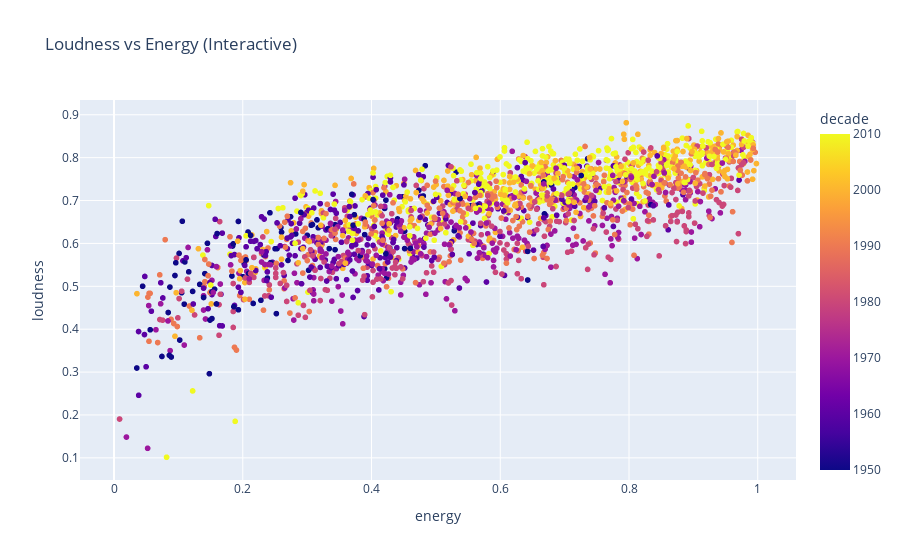
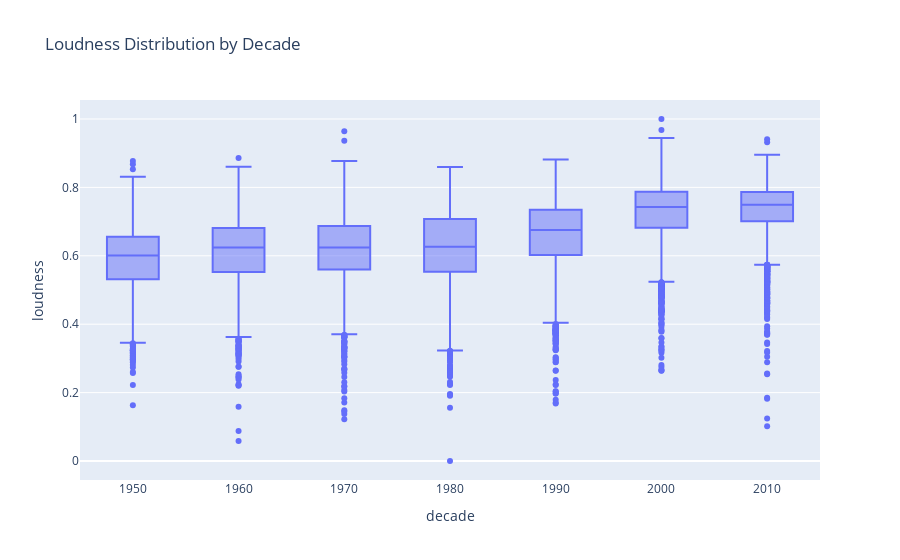

Source (notebook cell) for these figures, in order:
### Markdown cell above
15. Using Plotly to make interactive scatter and box plot charts.

### Code cell
# Interactive scatter: loudness vs energy
fig = px.scatter(df.sample(2000),
                 x='energy', y='loudness',
                 color='decade',
                 title='Loudness vs Energy (Interactive)')
fig.show()

# Interactive box plot: loudness by decade
fig = px.box(df, x='decade', y='loudness',
             title='Loudness Distribution by Decade')
fig.show()

### Figure 1 — Plotly figure (JSON) as saved in the notebook; plotly's stock layout.template omitted (floating-point values rounded to 4 significant figures; data arrays with more than 128 entries replaced by an {"elided": "..."} marker saying what was removed)
{"data": [{"hovertemplate": "energy=%{x}<br>loudness=%{y}<br>decade=%{marker.color}<extra></extra>", "legendgroup": "", "marker": {"color": {"elided": "2000 int values"}, "coloraxis": "coloraxis", "symbol": "circle"}, "mode": "markers", "name": "", "showlegend": false, "type": "scattergl", "x": {"elided": "2000 float values"}, "xaxis": "x", "y": {"elided": "2000 float values"}, "yaxis": "y"}], "layout": {"coloraxis": {"colorbar": {"title": {"text": "decade"}}, "colorscale": [[0, "#0d0887"], [0.1111, "#46039f"], [0.2222, "#7201a8"], [0.3333, "#9c179e"], [0.4444, "#bd3786"], [0.5556, "#d8576b"], [0.6667, "#ed7953"], [0.7778, "#fb9f3a"], [0.8889, "#fdca26"], [1, "#f0f921"]]}, "legend": {"tracegroupgap": 0}, "title": {"text": "Loudness vs Energy (Interactive)"}, "xaxis": {"anchor": "y", "domain": [0, 1], "title": {"text": "energy"}}, "yaxis": {"anchor": "x", "domain": [0, 1], "title": {"text": "loudness"}}}}

### Figure 2 — Plotly figure (JSON) as saved in the notebook; plotly's stock layout.template omitted (floating-point values rounded to 4 significant figures; data arrays with more than 128 entries replaced by an {"elided": "..."} marker saying what was removed)
{"data": [{"alignmentgroup": "True", "hovertemplate": "decade=%{x}<br>loudness=%{y}<extra></extra>", "legendgroup": "", "marker": {"color": "#636efa"}, "name": "", "notched": false, "offsetgroup": "", "orientation": "v", "showlegend": false, "type": "box", "x": {"elided": "28372 int values"}, "x0": " ", "xaxis": "x", "y": {"elided": "28372 float values"}, "y0": " ", "yaxis": "y"}], "layout": {"boxmode": "group", "legend": {"tracegroupgap": 0}, "title": {"text": "Loudness Distribution by Decade"}, "xaxis": {"anchor": "y", "domain": [0, 1], "title": {"text": "decade"}}, "yaxis": {"anchor": "x", "domain": [0, 1], "title": {"text": "loudness"}}}}
